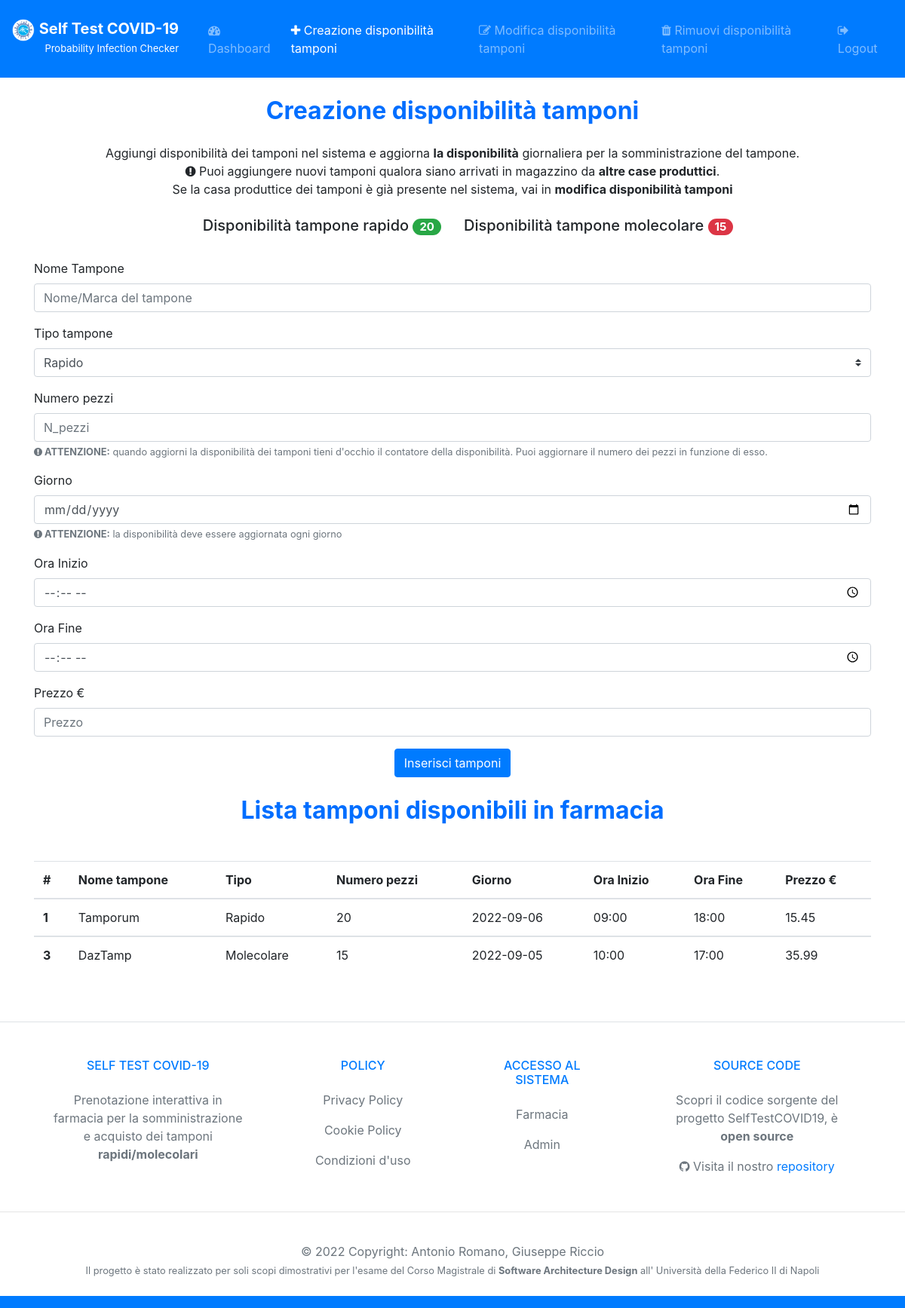
Before: /creazioneDisponibilitaTamponi (signed in) with the older database file.
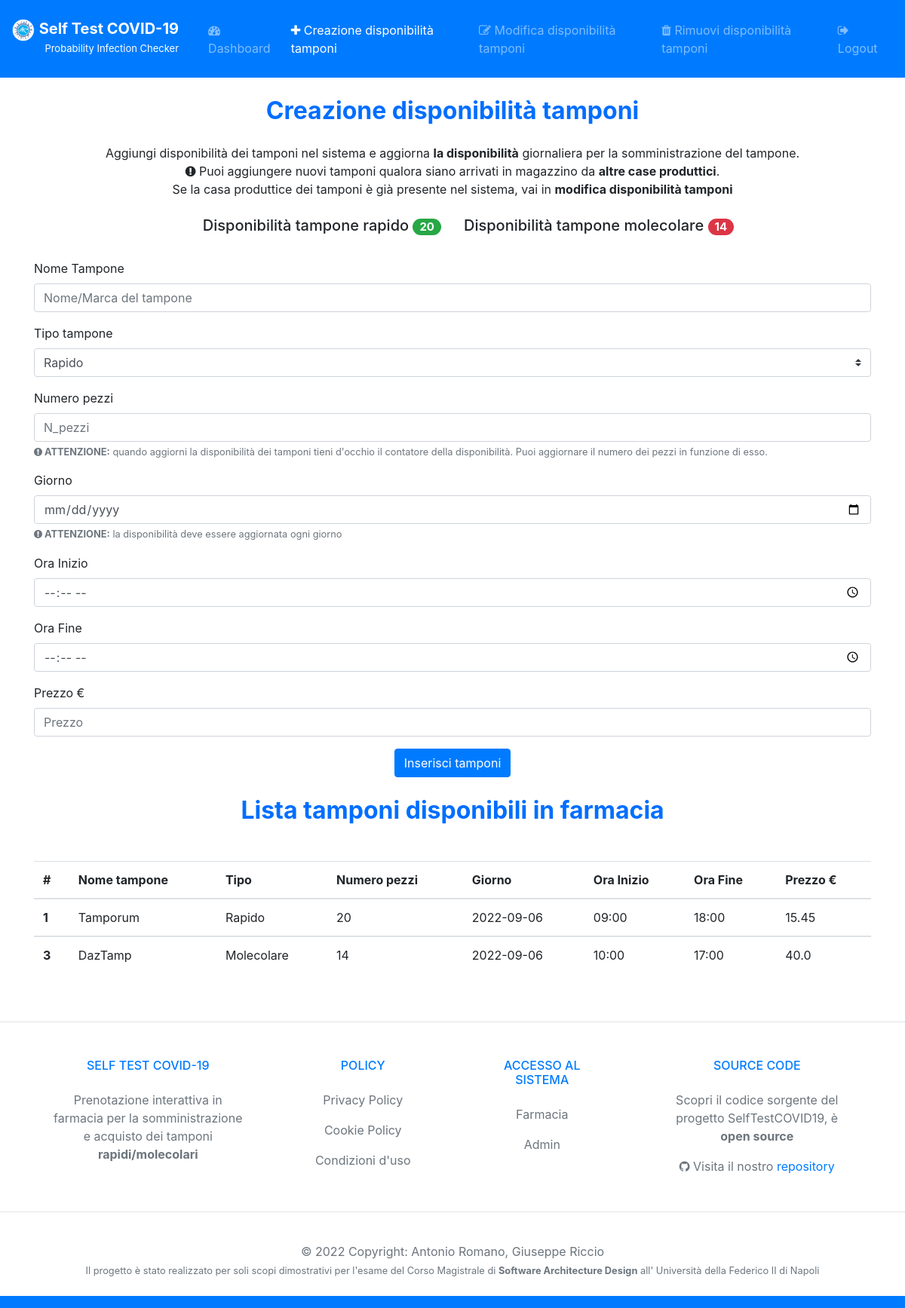
After: the same page with the newer database file.
### tables this page shows
CREATE TABLE `Tamponi` (
	ID INTEGER PRIMARY KEY AUTOINCREMENT,
	NomeTampone VARCHAR(50),
	Tipo VARCHAR(10),
	N_pezzi INTEGER,
	Giorno DATE,
	OraInizio TIME,
	OraFine TIME,
	Prezzo FLOAT,
	ID_Farmacia INTEGER,
	UNIQUE(NomeTampone,ID_Farmacia)
);

### controllers/GestioneDisponibilitàController.py (the view, shortened to what this page needs)
def creaDisponibilitaTamponi():
    msg_error = ""
    if 'loggedin' in session:
        connection = connectDB()
        tamponi = connection.execute('SELECT * FROM Tamponi WHERE ID_Farmacia = ?',(session['id'],)).fetchall()
        totaleRapido = connection.execute('SELECT COALESCE(SUM(N_pezzi),0) as TOT FROM Tamponi WHERE tipo = ? AND ID_Farmacia = ?',('Rapido',session['id'],)).fetchall()
        totaleMolecolare = connection.execute('SELECT COALESCE(SUM(N_pezzi),0) as TOT FROM Tamponi WHERE tipo = ? AND ID_Farmacia = ?',('Molecolare',session['id'],)).fetchall()
        connection.close()
    else:
        return redirect('/loginFarmacia')
    return render_template('/FarmaciaView/creazioneDisponibilitaTamponi.html',tamponi=tamponi, totaleRapido=totaleRapido, totaleMolecolare=totaleMolecolare, msg_error=msg_error)

### models/DB.py (called while the page is built)
def connectDB():
    connection = sqlite3.connect('./models/selftestcovid19.db')
    connection.row_factory = sqlite3.Row
    return connection

### templates/FarmaciaView/creazioneDisponibilitaTamponi.html (shortened to what the changed rows need)
<!doctype html>
<html lang="it">
<head>
  <link rel="stylesheet" href="https://cdnjs.cloudflare.com/ajax/libs/font-awesome/4.7.0/css/font-awesome.min.css">
  <link rel="stylesheet" href="https://stackpath.bootstrapcdn.com/bootstrap/4.3.1/css/bootstrap.min.css">
</head>
<body>
  <div class="container">
    <center>
      <h2 class="text-center" style="margin: 25px;"><b><span style="color: #006eff;">
            Creazione disponibilità tamponi</span></b></h2>
    </center>
  </div>
  <div class="flex justify-content-center my-4">
    <div class="row">
      <div class="col">
        {% for totaleMol in totaleMolecolare %}
        <h5 style="text-align: left;"> Disponibilità tampone molecolare
          <span class="badge badge-pill badge-danger"> {{totaleMol.TOT}} </span></h3>
          {% endfor %}
      </div>
    </div>
  </div>
  <div class="container">
    <center>
      <h2 class="text-center" style="margin: 25px;"><b><span style="color: #006eff;">
            Lista tamponi disponibili in farmacia </span></b></h2>
      <div class="d-flex justify-content-center mt-5 table-responsive">
        <table class="table">
          <thead>
            <tr>
              <th scope="col">#</th>
              <th scope="col">Nome tampone</th>
              <th scope="col">Tipo</th>
              <th scope="col">Numero pezzi</th>
              <th scope="col">Giorno</th>
              <th scope="col">Ora Inizio</th>
              <th scope="col">Ora Fine</th>
              <th scope="col">Prezzo €</th>
            </tr>
          </thead>
          <tbody>
            {% for tampone in tamponi %}
            <tr>
              <th scope="row">{{ tampone.ID }}</th>
              <td>{{ tampone.NomeTampone }}</td>
              <td>{{ tampone.Tipo }}</td>
              <td>{{ tampone.N_pezzi }}</td>
              <td>{{ tampone.Giorno }}</td>
              <td>{{ tampone.OraInizio }}</td>
              <td>{{ tampone.OraFine }}</td>
              <td>{{ tampone.Prezzo }}</td>
            </tr>
          </tbody>
          {% endfor %}
        </table>
      </div>
    </center>
  </div>
</body>
</body>
</html>

Changed rows visible on the page:
changed Tamponi "DazTamp": N_pezzi "15" → "14"; Giorno "2022-09-05" → "2022-09-06"; Prezzo "35.99" → "40.0"
Other visible differences:
new list line: "Disponibilità tampone molecolare 14"
list line gone: "Disponibilità tampone molecolare 15"
